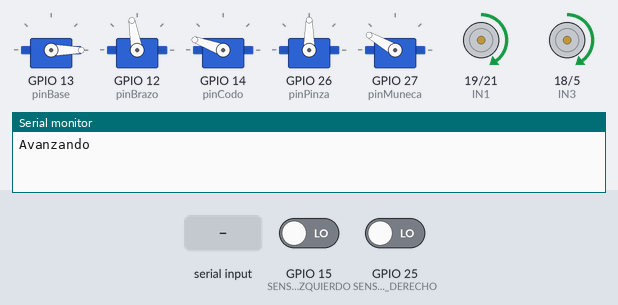
This sketch was run on a simulated ESP32. Shown: 5 × servo, motor-driver pin pairs drawn as motors (green arrow = first pin HIGH = forward, orange = second pin HIGH = backward, longer = more drive, scaled by the enable pin), the last lines printed to the serial monitor. Inputs (shaded band) come from the test bench; at power-on: GPIO 15 (SENSOR_IZQUIERDO) LOW, GPIO 25 (SENSOR_DERECHO) LOW.

Above: at 4.7 s.
4.8 s: GPIO 15 (SENSOR_IZQUIERDO) driven HIGH
At 5.2 s:
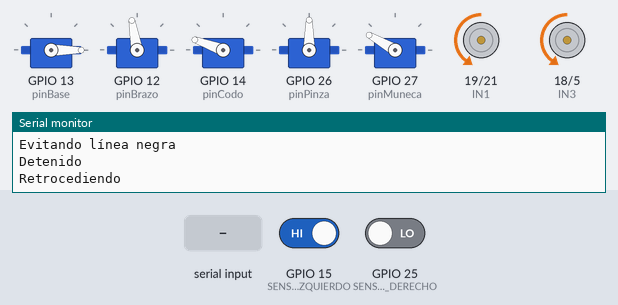
At 6.3 s:
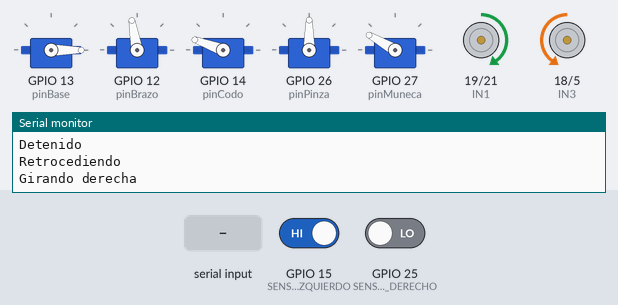
7.8 s: "HANDLE_YELLOW_CONE\n" received over Serial
At 17.8 s:
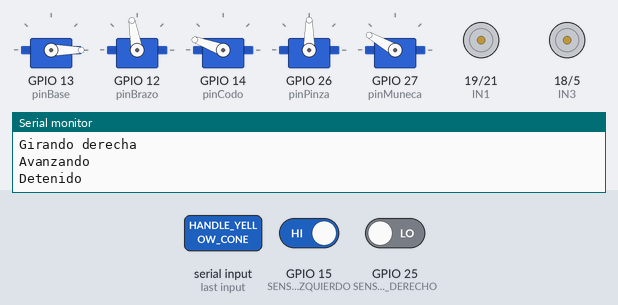
Timing chart, 0 to 22.8 s (numbered marks = the images above; inputs shaded):
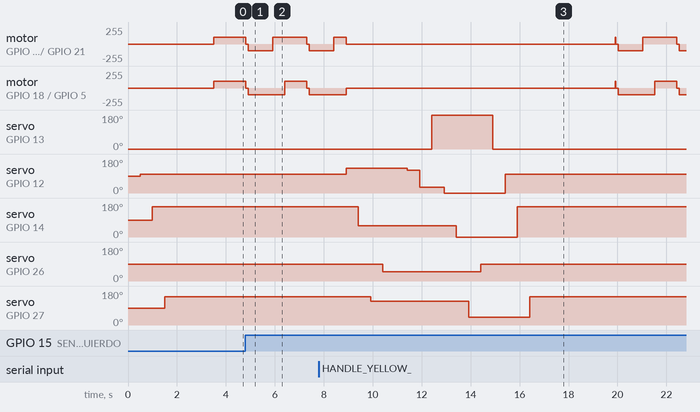

The sketch:

RUTINA.ino
```cpp
#include <ESP32Servo.h>

// Pines sensores TCRT5000
#define SENSOR_IZQUIERDO 15
#define SENSOR_DERECHO 25

// Pines puente H
#define ENA 23
#define IN1 19
#define IN2 21
#define IN3 18
#define IN4 5
#define ENB 22

// Pines servos
Servo base, brazo, codo, pinza, muneca;
const int pinBase = 13, pinBrazo = 12, pinCodo = 14, pinPinza = 26, pinMuneca = 27;

// Estados del robot
enum EstadoRobot {AVANZANDO, RETROCEDIENDO, GIRANDO, DETENIDO};
EstadoRobot estadoActual = AVANZANDO;

// Tiempos y umbrales
const unsigned long TIEMPO_EVASION = 2500;  // Tiempo mínimo entre detecciones
const unsigned long TIEMPO_RETROCESO = 1000;
const unsigned long TIEMPO_GIRO = 500;
unsigned long ultimaDeteccion = 0;

void setup() {
  Serial.begin(115200);

  pinMode(SENSOR_IZQUIERDO, INPUT);
  pinMode(SENSOR_DERECHO, INPUT);

  pinMode(ENA, OUTPUT);
  pinMode(IN1, OUTPUT);
  pinMode(IN2, OUTPUT);
  pinMode(IN3, OUTPUT);
  pinMode(IN4, OUTPUT);
  pinMode(ENB, OUTPUT);

  // Inicializa motores con velocidad media
  analogWrite(ENA, 100);
  analogWrite(ENB, 100);

  // Configurar servos
  configurarServo(base, pinBase, 500, 2500);
  configurarServo(brazo, pinBrazo, 500, 2500);
  configurarServo(codo, pinCodo, 500, 2500);
  configurarServo(pinza, pinPinza, 500, 2500);
  configurarServo(muneca, pinMuneca, 500, 2500);

  home_position();
  delay(1000);

  avanzar();
}

void loop() {
  int izq = digitalRead(SENSOR_IZQUIERDO);  // 1 = negro, 0 = blanco
  int der = digitalRead(SENSOR_DERECHO);

  // Solo procesar detección si estamos avanzando
  if (estadoActual == AVANZANDO && (izq == 1 || der == 1)) {
    if (millis() - ultimaDeteccion > TIEMPO_EVASION) {
      ultimaDeteccion = millis();
      evitarLineaNegra(izq, der);
    }
  }

  // Procesar comandos UART (desde Raspberry Pi)
  if (Serial.available()) {
    String cmd = Serial.readStringUntil('\n');
    cmd.trim();

    if (cmd == "MOVE_FORWARD") {
      avanzar();
      estadoActual = AVANZANDO;
    }
    else if (cmd == "STOP") {
      detener();
      estadoActual = DETENIDO;
    }
    else if (cmd == "HANDLE_YELLOW_CONE") manejar_cono_amarillo();
    else if (cmd == "HANDLE_RED_CONE") manejar_cono_rojo();
  }

  delay(10);
}

// Función mejorada para evitar líneas negras
void evitarLineaNegra(int sensorIzq, int sensorDer) {
  Serial.println("Evitando línea negra");
  detener();
  estadoActual = RETROCEDIENDO;
  delay(100);

  retroceder();
  delay(TIEMPO_RETROCESO);

  // Decide la dirección de giro basado en qué sensor detectó la línea
  if (sensorIzq && sensorDer) {
    // Ambos sensores detectan - girar 180°
    girarDerecha();
    delay(TIEMPO_GIRO * 2);
  } else if (sensorIzq) {
    // Línea detectada a la izquierda - girar derecha
    girarDerecha();
    delay(TIEMPO_GIRO);
  } else {
    // Línea detectada a la derecha - girar izquierda
    girarIzquierda();
    delay(TIEMPO_GIRO);
  }

  avanzar();
  estadoActual = AVANZANDO;
}

// Funciones de movimiento mejoradas
void avanzar() {
  digitalWrite(IN1, HIGH);
  digitalWrite(IN2, LOW);
  digitalWrite(IN3, HIGH);
  digitalWrite(IN4, LOW);
  analogWrite(ENA, 100);
  analogWrite(ENB, 100);
  Serial.println("Avanzando");
}

void retroceder() {
  digitalWrite(IN1, LOW);
  digitalWrite(IN2, HIGH);
  digitalWrite(IN3, LOW);
  digitalWrite(IN4, HIGH);
  analogWrite(ENA, 100);
  analogWrite(ENB, 100);
  Serial.println("Retrocediendo");
}

void girarDerecha() {
  digitalWrite(IN1, HIGH);
  digitalWrite(IN2, LOW);
  digitalWrite(IN3, LOW);
  digitalWrite(IN4, HIGH);
  analogWrite(ENA, 100);
  analogWrite(ENB, 100);
  Serial.println("Girando derecha");
}

void girarIzquierda() {
  digitalWrite(IN1, LOW);
  digitalWrite(IN2, HIGH);
  digitalWrite(IN3, HIGH);
  digitalWrite(IN4, LOW);
  analogWrite(ENA, 100);
  analogWrite(ENB, 100);
  Serial.println("Girando izquierda");
}

void detener() {
  digitalWrite(IN1, LOW);
  digitalWrite(IN2, LOW);
  digitalWrite(IN3, LOW);
  digitalWrite(IN4, LOW);
  analogWrite(ENA, 0);
  analogWrite(ENB, 0);
  Serial.println("Detenido");
}

// Funciones de servo
void configurarServo(Servo &s, int pin, int minUs, int maxUs) {
  s.setPeriodHertz(50);
  s.attach(pin, minUs, maxUs);
}

void moverServo(Servo &s, int angulo) {
  if (s.attached()) {
    s.write(angulo);
    delay(500);
  }
}

// Rutinas para el brazo y conos
void home_position() {
  moverServo(base, 0);
  moverServo(brazo, 100);
  moverServo(codo, 160);
  moverServo(muneca, 150);
  moverServo(pinza, 90);
}

void manejar_cono_amarillo() {
  detener();
  estadoActual = DETENIDO;
  recoger_cono();
  pre_soltar_cono();
  home_position();
  avanzar();
  estadoActual = AVANZANDO;
  Serial.println("COMPLETADA: AMARILLO");
}

void manejar_cono_rojo() {
  detener();
  estadoActual = DETENIDO;
  empujar_cono();
  home_position();
  avanzar();
  estadoActual = AVANZANDO;
  Serial.println("COMPLETADA: ROJO");
}

void recoger_cono() {
  moverServo(brazo, 130);
  moverServo(codo, 60);
  moverServo(muneca, 125);
  moverServo(pinza, 50);
  delay(500);
}

void pre_soltar_cono() {
  moverServo(brazo, 120);
  moverServo(brazo, 30);
  moverServo(base, 180);
  moverServo(brazo, 0);
  moverServo(codo, 0);
  moverServo(muneca, 40);
  moverServo(pinza, 90);
  home_position();
}

void empujar_cono() {
  avanzar();
  delay(1000);
  detener();
}
```

Measured:
- after the input at 7.8 s, servo on GPIO 13 (pinBase): 0° → 180° after 4.6 s, → 0° 2.5 s later; servo on GPIO 12 (pinBrazo): 100° → 130° after 1.1 s, → 120° 2.5 s later, → 30° 0.50 s later, → 0° 1.0 s later, … (5 changes in this stretch)
